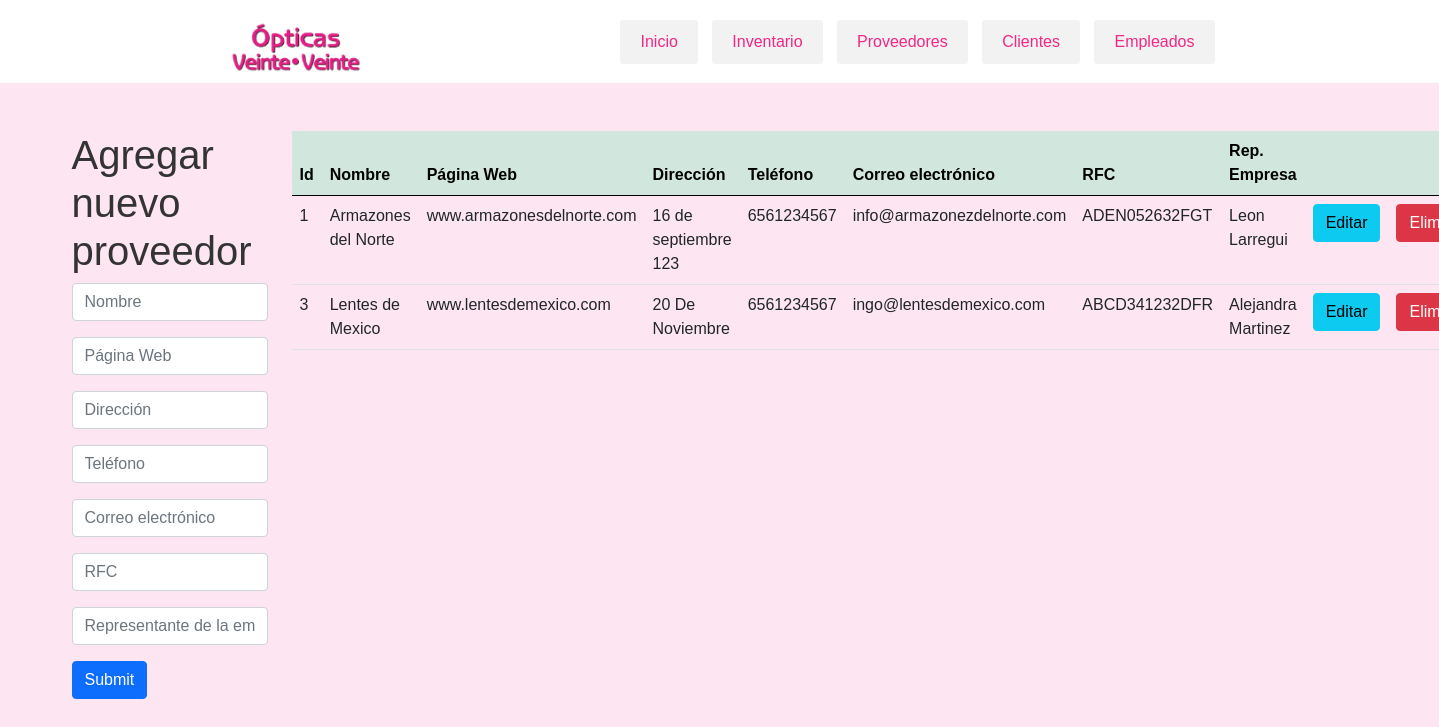
Screenshot of /proveedor.php with the database file from the repository.
### tables this page shows
CREATE TABLE `proveedores` (
  `Id` int(11) NOT NULL,
  `Nombre` varchar(50) NOT NULL,
  `PaginaWeb` varchar(255) NOT NULL,
  `Direccion` varchar(255) NOT NULL,
  `Telefono` varchar(50) NOT NULL,
  `Correo` varchar(255) NOT NULL,
  `RFC` varchar(50) NOT NULL,
  `RepEmpresa` varchar(50) NOT NULL
);

### proveedor.php (the view, shortened to what this page needs)
<?php include ('header.php');?>
<?php
    $con = conectar();
    $sql = "SELECT * FROM Proveedores";
    $query = mysqli_query($con, $sql);
?>
<!DOCTYPE html>
<html lang="en">
    <head>
	</head>
    <body>
            <div class="container mt-5">
                    <div class="row">
                        <div class="col-md-2">
                            <h1>Agregar nuevo proveedor</h1>
                                <form action="./crudProveedor/insert.php" method="POST">
                                    <input type="text" class="form-control mb-3" name="nombre" placeholder="Nombre">
                                    <input type="text" class="form-control mb-3" name="paginaWeb" placeholder="Página Web">
                                    <input type="text" class="form-control mb-3" name="direccion" placeholder="Dirección">
                                    <input type="text" class="form-control mb-3" name="telefono" placeholder="Teléfono">
                                    <input type="text" class="form-control mb-3" name="correo" placeholder="Correo electrónico">
                                    <input type="text" class="form-control mb-3" name="rfc" placeholder="RFC">
                                    <input type="text" class="form-control mb-3" name="repEmpresa" placeholder="Representante de la empresa">
                                    <input type="submit" class="btn btn-primary">
                                </form>
                        </div>
                        <div class="col-md-10">
                            <table class="table" >
                                <thead class="table-success table-striped" >
                                    <tr>
                                        <th>Id</th>
                                        <th>Nombre</th>
                                        <th>Página Web</th>
                                        <th>Dirección</th>
                                        <th>Teléfono</th>
                                        <th>Correo electrónico</th>
                                        <th>RFC</th>
                                        <th>Rep. Empresa</th>
                                        <th></th>
                                        <th></th>
                                    </tr>
                                </thead>
                                <tbody>
                                        <?php
                                            while($row = mysqli_fetch_array($query)){
                                        ?>
                                            <tr>
                                                <td><?php  echo $row['Id']?></td>
                                                <td><?php  echo $row['Nombre']?></td>
                                                <td><?php  echo $row['PaginaWeb']?></td>
                                                <td><?php  echo $row['Direccion']?></td>
                                                <td><?php  echo $row['Telefono']?></td>
                                                <td><?php  echo $row['Correo']?></td>
                                                <td><?php  echo $row['RFC']?></td>
                                                <td><?php  echo $row['RepEmpresa']?></td>
                                                <td><a href="./actualizarProveedor.php?id=<?php echo $row['Id'] ?>" class="btn btn-info">Editar</a></td>
                                                <td><a href="./crudProveedor/delete.php?id=<?php echo $row['Id'] ?>" class="btn btn-danger">Eliminar</a></td>
                                            </tr>
                                        <?php
                                            }
                                        ?>
                                </tbody>
                            </table>
                        </div>
                    </div>
            </div>
    </body>
</html>

### estilos.css (style rules this page uses)
* { -webkit-box-sizing: border-box; -moz-box-sizing: border-box; box-sizing: border-box; margin: 0px; padding: 0px; }
body { background: rgb(253, 230, 241); color: #333; font-family: Arial, helvetica, sans-serif; }
a { text-decoration: none; color: #f22786; }

### rows the page displays
proveedores: Id "1", Nombre "Armazones del Norte", PaginaWeb "www.armazonesdelnorte.com", Direccion "16 de septiembre 123", Telefono "6561234567", Correo "info@armazonezdelnorte.com", RFC "ADEN052632FGT", RepEmpresa "Leon Larregui"
proveedores: Id "3", Nombre "Lentes de Mexico", PaginaWeb "www.lentesdemexico.com", Direccion "20 De Noviembre", Telefono "6561234567", Correo "ingo@lentesdemexico.com", RFC "ABCD341232DFR", RepEmpresa "Alejandra Martinez"
